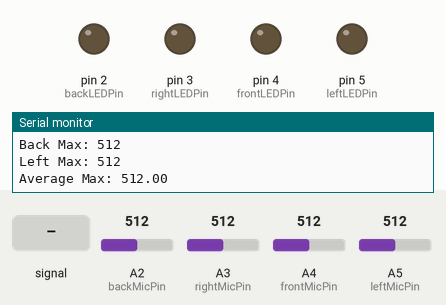
The sketch below on a simulated Arduino Uno, built with avr-gcc and run on an emulated ATmega328P. Shown: output pins drawn as LEDs (lit = HIGH), the last lines printed to the serial monitor. Dashed ring = blinking. The test bench sets the inputs (shaded band); at power-on: A3 (rightMicPin) = 512, A2 (backMicPin) = 512, A4 (frontMicPin) = 512, A5 (leftMicPin) = 512.

Above: at 1.2 s.
1.3 s: A2 (backMicPin) fed a 200 Hz sine of ±81 counts around its level
At 1.7 s:
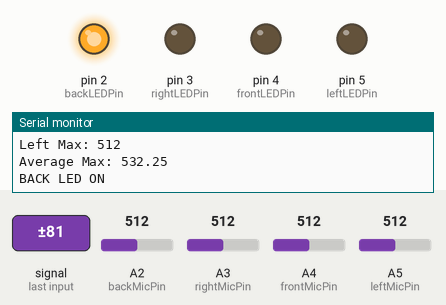
2.8 s: A3 (rightMicPin) fed a 200 Hz sine of ±255 counts around its level
At 4.3 s:
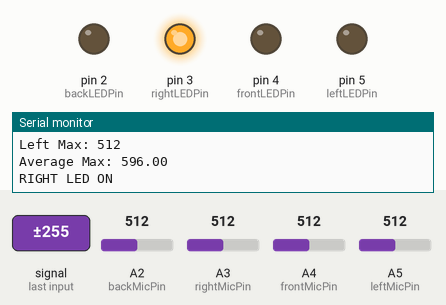
4.6 s: A4 (frontMicPin) fed a 200 Hz sine of ±255 counts around its level
At 5.4 s:
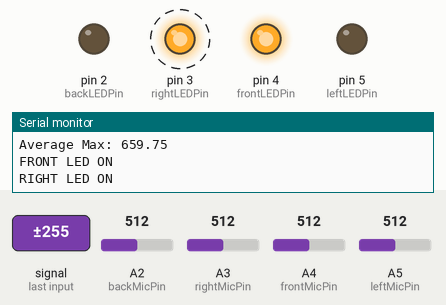
6.5 s: A5 (leftMicPin) fed a 200 Hz sine of ±460 counts around its level
At 7.3 s:
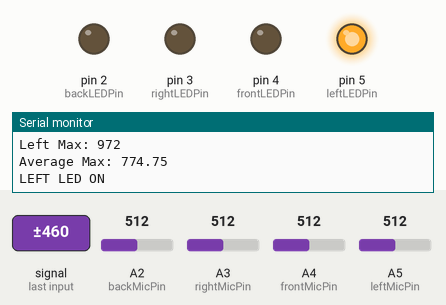
8.4 s: A3 (rightMicPin) set to 471
10.4 s: A3 (rightMicPin) set to 450
At 12.1 s:
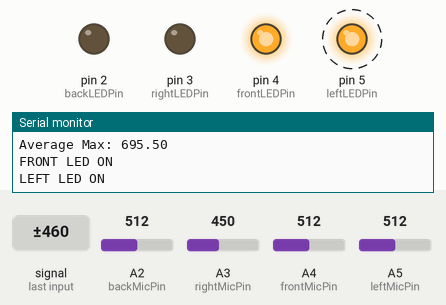
Timing chart, 0 to 13.5 s (numbered marks = the images above; inputs shaded):
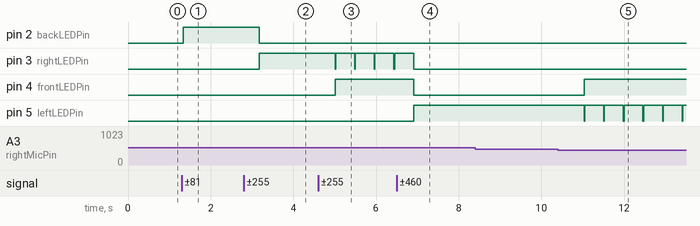

The sketch:

finalFinalProjectCode.ino
```cpp
const int frontLEDPin = 4;//variable to hold the arduino pin that each LED is getting power from
const int rightLEDPin = 3;
const int backLEDPin = 2;
const int leftLEDPin = 5;

const int frontMicPin = A4;
const int rightMicPin = A3;
const int backMicPin = A2;
const int leftMicPin = A5;

void setup()
{
  //make sure each pin is doing what we want
  Serial.begin(9600);

  pinMode(frontLEDPin, OUTPUT);
  pinMode(rightLEDPin, OUTPUT);
  pinMode(backLEDPin, OUTPUT);
  pinMode(leftLEDPin, OUTPUT);

  pinMode(frontMicPin, INPUT);
  pinMode(rightMicPin, INPUT);
  pinMode(backMicPin, INPUT);
  pinMode(leftMicPin, INPUT);
}


void bigMethod()//does all calculations, tracks the noises, decides which ones are relevant, and lights up the right LED
{
  //values to track max and min noise recorded by each mic over a time interval
  int fmn = 1024;
  int fmx = 0;
  int rmn = 1024;
  int rmx = 0;
  int bmn = 1024;
  int bmx = 0;
  int lmn = 1024;
  int lmx = 0;

  for (int i = 0; i < 1000; i++)//constabntly runs, checking for new maximum and minimum values coming from the mics
  {
    int fval = analogRead(frontMicPin);
    fmn = min(fval, fmn);
    fmx = max(fval, fmx);

    int rval = analogRead(rightMicPin);
    rmn = min(rval, rmn);
    rmx = max(rval, rmx);

    int bval = analogRead(backMicPin);
    bmn = min(bval, bmn);
    bmx = max(bval, bmx);

    int lval = analogRead(leftMicPin);
    lmn = min(lval, lmn);
    lmx = max(lval, lmx);
  }
  int fdelta = fmx - fmn;
  int rdelta = rmx - rmn;
  int bdelta = bmx - bmn;
  int ldelta = lmx - lmn;

//prints for testing/close analysis
  Serial.print("Front Max: ");  Serial.println(fmx);  //Serial.print(" Front Min: ");  Serial.print(fmn);  Serial.print(" Front Delta: "); Serial.println(fdelta);
  Serial.print("Right Max: "); Serial.println(rmx); //Serial.print(" Right Min: ");  Serial.print(rmn);  Serial.print(" Right Delta: "); Serial.println(rdelta);
  Serial.print("Back Max: "); Serial.println(bmx); //Serial.print(" Back Min: "); Serial.print(bmn);  Serial.print(" Back Delta: ");  Serial.println(bdelta);
  Serial.print("Left Max: ");  Serial.println(lmx); //Serial.print(" Left Min: "); Serial.print(lmn);  Serial.print(" Left Delta: "); Serial.println(ldelta);


  double avgDelta = (fdelta + rdelta + bdelta + ldelta) / 4.0;

//calculates average max value from each mic and decides if one or more mics is significantly higher than others, if so activates that LED
  double avgMx = (fmx+rmx+bmx+lmx)/4.0;
  Serial.print("Average Max: "); Serial.println(avgMx);

    digitalWrite(frontLEDPin, LOW);
    digitalWrite(rightLEDPin, LOW);
    digitalWrite(backLEDPin, LOW);
    digitalWrite(leftLEDPin, LOW);

  if (fmx > avgMx * 1.1)
  {
    digitalWrite(frontLEDPin, HIGH);
    Serial.println("FRONT LED ON");
  }

    if (rmx > avgMx * 1.1)
    {
      digitalWrite(rightLEDPin, HIGH);
      Serial.println("RIGHT LED ON");
    }

    if (bmx > avgMx * 1.1)
    {
      digitalWrite(backLEDPin, HIGH);
      Serial.println("BACK LED ON");
    }

    if (lmx > avgMx * 1.1)
    {
      digitalWrite(leftLEDPin, HIGH);
      Serial.println("LEFT LED ON");
    }

}

  void loop()
  {
    bigMethod();
    //digitalWrite(5, HIGH);

  }
```

Measured:
- the behaviour switches between 458 and 457 on A3 (rightMicPin) (found by bisection; images 4 and 5)
- after the input at 1.3 s, pin 2 (backLEDPin): LOW → HIGH at once
- after the input at 2.8 s, pin 2 (backLEDPin): HIGH → LOW after 0.37 s; pin 3 (rightLEDPin): LOW → HIGH after 0.37 s
- after the input at 4.6 s, pin 3 (rightLEDPin): alternates HIGH for 0.46 s and LOW for 0.01 s, starting after 0.41 s; pin 4 (frontLEDPin): LOW → HIGH after 0.41 s
- after the input at 6.5 s, pin 3 (rightLEDPin): goes on until 6.9 s, then stays LOW; pin 4 (frontLEDPin): HIGH → LOW after 0.41 s; pin 5 (leftLEDPin): LOW → HIGH after 0.41 s
- after the input at 10.4 s, pin 4 (frontLEDPin): LOW → HIGH after 0.64 s; pin 5 (leftLEDPin): alternates HIGH for 0.46 s and LOW for 0.01 s, starting after 0.64 s
